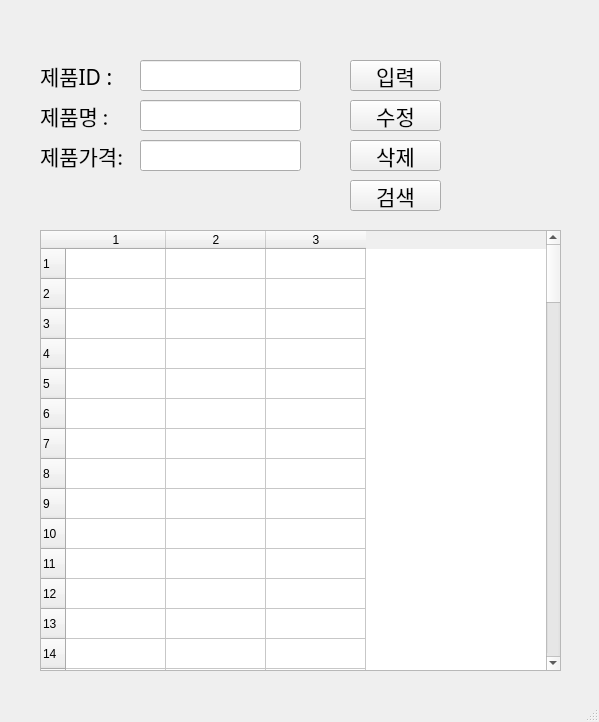
<?xml version="1.0" encoding="UTF-8"?>
<ui version="4.0">
 <class>MainWindow</class>
 <widget class="QMainWindow" name="MainWindow">
  <property name="geometry">
   <rect>
    <x>0</x>
    <y>0</y>
    <width>599</width>
    <height>722</height>
   </rect>
  </property>
  <property name="windowTitle">
   <string>MainWindow</string>
  </property>
  <widget class="QWidget" name="centralwidget">
   <widget class="QLabel" name="label">
    <property name="geometry">
     <rect>
      <x>40</x>
      <y>60</y>
      <width>91</width>
      <height>31</height>
     </rect>
    </property>
    <property name="font">
     <font>
      <family>맑은 고딕</family>
      <pointsize>16</pointsize>
     </font>
    </property>
    <property name="text">
     <string>제품ID :</string>
    </property>
   </widget>
   <widget class="QLabel" name="label_2">
    <property name="geometry">
     <rect>
      <x>40</x>
      <y>100</y>
      <width>91</width>
      <height>31</height>
     </rect>
    </property>
    <property name="font">
     <font>
      <family>맑은 고딕</family>
      <pointsize>16</pointsize>
     </font>
    </property>
    <property name="text">
     <string>제품명 :</string>
    </property>
   </widget>
   <widget class="QLabel" name="label_3">
    <property name="geometry">
     <rect>
      <x>40</x>
      <y>140</y>
      <width>91</width>
      <height>31</height>
     </rect>
    </property>
    <property name="font">
     <font>
      <family>맑은 고딕</family>
      <pointsize>16</pointsize>
     </font>
    </property>
    <property name="text">
     <string>제품가격:</string>
    </property>
   </widget>
   <widget class="QLineEdit" name="prodID">
    <property name="geometry">
     <rect>
      <x>140</x>
      <y>60</y>
      <width>161</width>
      <height>31</height>
     </rect>
    </property>
    <property name="font">
     <font>
      <family>맑은 고딕</family>
      <pointsize>16</pointsize>
     </font>
    </property>
   </widget>
   <widget class="QLineEdit" name="prodName">
    <property name="geometry">
     <rect>
      <x>140</x>
      <y>100</y>
      <width>161</width>
      <height>31</height>
     </rect>
    </property>
    <property name="font">
     <font>
      <family>맑은 고딕</family>
      <pointsize>16</pointsize>
     </font>
    </property>
   </widget>
   <widget class="QLineEdit" name="prodPrice">
    <property name="geometry">
     <rect>
      <x>140</x>
      <y>140</y>
      <width>161</width>
      <height>31</height>
     </rect>
    </property>
    <property name="font">
     <font>
      <family>맑은 고딕</family>
      <pointsize>16</pointsize>
     </font>
    </property>
   </widget>
   <widget class="QPushButton" name="pushButton">
    <property name="geometry">
     <rect>
      <x>350</x>
      <y>60</y>
      <width>91</width>
      <height>31</height>
     </rect>
    </property>
    <property name="font">
     <font>
      <family>맑은 고딕</family>
      <pointsize>16</pointsize>
     </font>
    </property>
    <property name="text">
     <string>입력</string>
    </property>
   </widget>
   <widget class="QPushButton" name="pushButton_2">
    <property name="geometry">
     <rect>
      <x>350</x>
      <y>100</y>
      <width>91</width>
      <height>31</height>
     </rect>
    </property>
    <property name="font">
     <font>
      <family>맑은 고딕</family>
      <pointsize>16</pointsize>
     </font>
    </property>
    <property name="text">
     <string>수정</string>
    </property>
   </widget>
   <widget class="QPushButton" name="pushButton_3">
    <property name="geometry">
     <rect>
      <x>350</x>
      <y>140</y>
      <width>91</width>
      <height>31</height>
     </rect>
    </property>
    <property name="font">
     <font>
      <family>맑은 고딕</family>
      <pointsize>16</pointsize>
     </font>
    </property>
    <property name="text">
     <string>삭제</string>
    </property>
   </widget>
   <widget class="QPushButton" name="pushButton_4">
    <property name="geometry">
     <rect>
      <x>350</x>
      <y>180</y>
      <width>91</width>
      <height>31</height>
     </rect>
    </property>
    <property name="font">
     <font>
      <family>맑은 고딕</family>
      <pointsize>16</pointsize>
     </font>
    </property>
    <property name="text">
     <string>검색</string>
    </property>
   </widget>
   <widget class="QTableWidget" name="tableWidget">
    <property name="geometry">
     <rect>
      <x>40</x>
      <y>230</y>
      <width>521</width>
      <height>441</height>
     </rect>
    </property>
    <property name="rowCount">
     <number>100</number>
    </property>
    <property name="columnCount">
     <number>3</number>
    </property>
    <row/>
    <row/>
    <row/>
    <row/>
    <row/>
    <row/>
    <row/>
    <row/>
    <row/>
    <row/>
    <row/>
    <row/>
    <row/>
    <row/>
    <row/>
    <row/>
    <row/>
    <row/>
    <row/>
    <row/>
    <row/>
    <row/>
    <row/>
    <row/>
    <row/>
    <row/>
    <row/>
    <row/>
    <row/>
    <row/>
    <row/>
    <row/>
    <row/>
    <row/>
    <row/>
    <row/>
    <row/>
    <row/>
    <row/>
    <row/>
    <row/>
    <row/>
    <row/>
    <row/>
    <row/>
    <row/>
    <row/>
    <row/>
    <row/>
    <row/>
    <row/>
    <row/>
    <row/>
    <row/>
    <row/>
    <row/>
    <row/>
    <row/>
    <row/>
    <row/>
    <row/>
    <row/>
    <row/>
    <row/>
    <row/>
    <row/>
    <row/>
    <row/>
    <row/>
    <row/>
    <row/>
    <row/>
    <row/>
    <row/>
    <row/>
    <row/>
    <row/>
    <row/>
    <row/>
    <row/>
    <row/>
    <row/>
    <row/>
    <row/>
    <row/>
    <row/>
    <row/>
    <row/>
    <row/>
    <row/>
    <row/>
    <row/>
    <row/>
    <row/>
    <row/>
    <row/>
    <row/>
    <row/>
    <row/>
    <row/>
    <column/>
    <column/>
    <column/>
   </widget>
  </widget>
  <widget class="QMenuBar" name="menubar">
   <property name="geometry">
    <rect>
     <x>0</x>
     <y>0</y>
     <width>599</width>
     <height>21</height>
    </rect>
   </property>
  </widget>
  <widget class="QStatusBar" name="statusbar"/>
 </widget>
 <resources/>
 <connections>
  <connection>
   <sender>pushButton</sender>
   <signal>clicked()</signal>
   <receiver>MainWindow</receiver>
   <slot>addProduct()</slot>
   <hints>
    <hint type="sourcelabel">
     <x>426</x>
     <y>98</y>
    </hint>
    <hint type="destinationlabel">
     <x>470</x>
     <y>98</y>
    </hint>
   </hints>
  </connection>
  <connection>
   <sender>pushButton_2</sender>
   <signal>clicked()</signal>
   <receiver>MainWindow</receiver>
   <slot>updateProduct()</slot>
   <hints>
    <hint type="sourcelabel">
     <x>415</x>
     <y>135</y>
    </hint>
    <hint type="destinationlabel">
     <x>470</x>
     <y>137</y>
    </hint>
   </hints>
  </connection>
  <connection>
   <sender>pushButton_3</sender>
   <signal>clicked()</signal>
   <receiver>MainWindow</receiver>
   <slot>removeProduct()</slot>
   <hints>
    <hint type="sourcelabel">
     <x>421</x>
     <y>173</y>
    </hint>
    <hint type="destinationlabel">
     <x>470</x>
     <y>173</y>
    </hint>
   </hints>
  </connection>
  <connection>
   <sender>pushButton_4</sender>
   <signal>clicked()</signal>
   <receiver>MainWindow</receiver>
   <slot>getProduct()</slot>
   <hints>
    <hint type="sourcelabel">
     <x>420</x>
     <y>218</y>
    </hint>
    <hint type="destinationlabel">
     <x>461</x>
     <y>219</y>
    </hint>
   </hints>
  </connection>
 </connections>
 <slots>
  <slot>addProduct()</slot>
  <slot>updateProduct()</slot>
  <slot>removeProduct()</slot>
  <slot>getProduct()</slot>
 </slots>
</ui>
